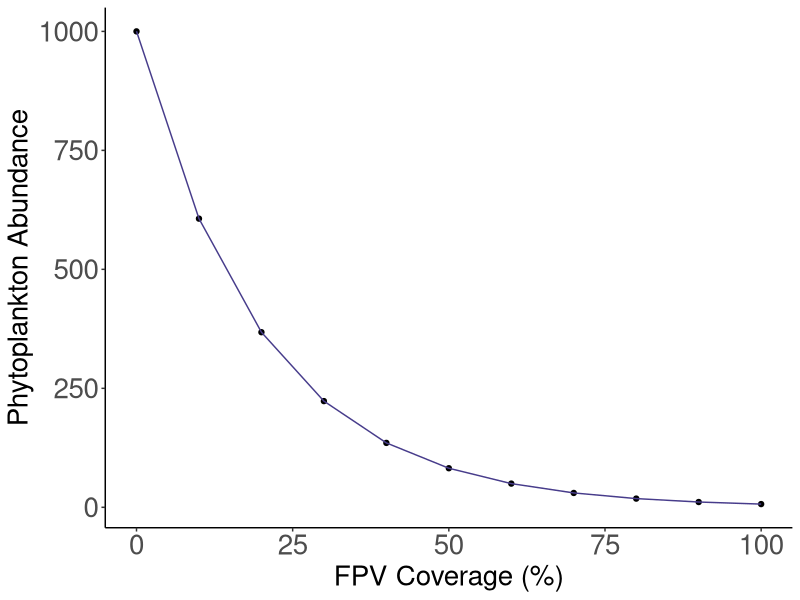
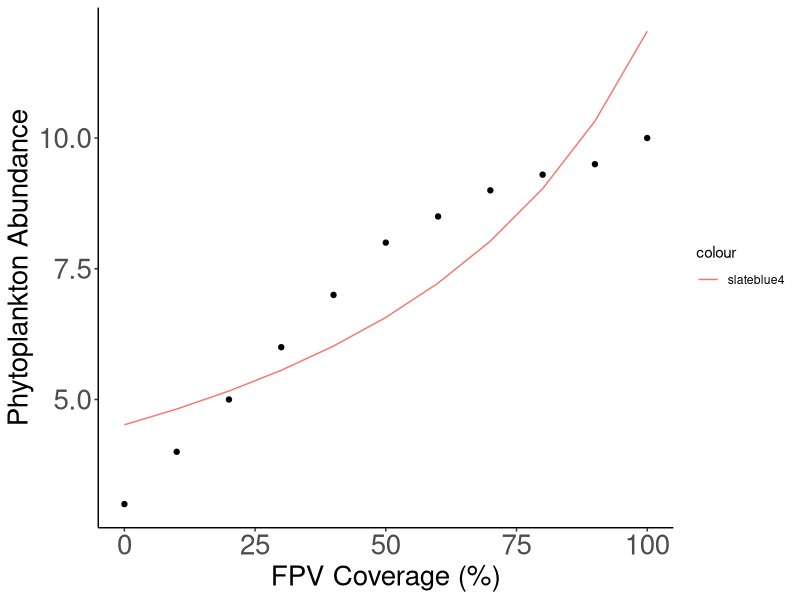
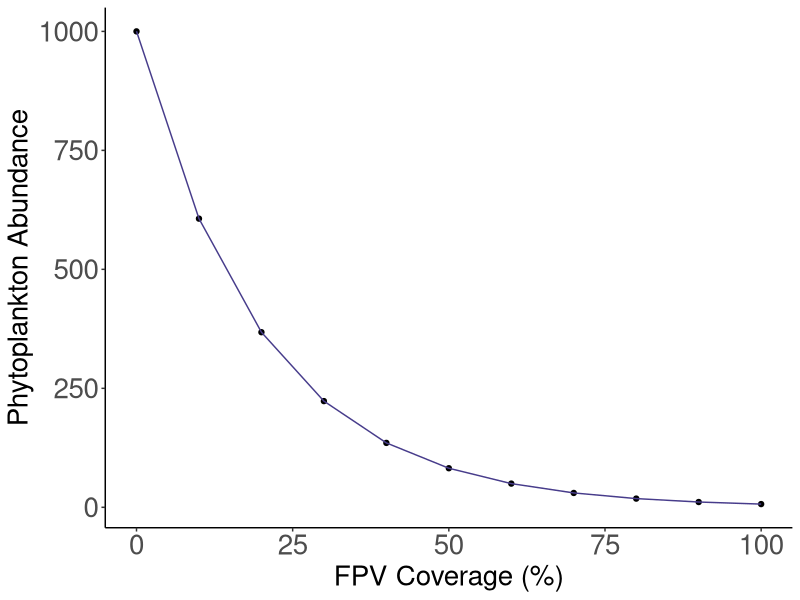

Reproduce these figures in R, in order. (Note: this script raises an error after producing the figures.)
library(tidyverse)

# Example in R:

# Dummy data 
dummydata<-read.csv("dummydata.csv")
View(dummydata)

# Fit GLM with Gamma family and log link
model <- glm( Phytoplankton.Abudance~Coverage , family = Gamma(link = "log"),data=dummydata)

# Summary of the model
summary(model)

dummydata$predicted<-predict(model,type="response")

# Plot model predictions
dummydataplot<-ggplot(dummydata, aes(x=Coverage,y=Phytoplankton.Abudance))+
  geom_point()+geom_line(aes(y=predicted),colour="slateblue4")+
  theme_classic()+
  theme(axis.title = element_text(size=20), 
        axis.text.x=element_text(size=20), 
        axis.text.y=element_text(size=20))+
  labs(
    x = "FPV Coverage (%)",
    y = "Phytoplankton Abundance"
  )
dummydataplot

ggsave("graphs/dummyplot.png", plot=dummydataplot,width = 14, height = 8, units = "in", dpi = 700)

model2 <- glm( DOM.concentration~Coverage , family = Gamma,data=dummydata)
dummydata$predictedDOM1<-predict(model2,type="response")

dummydataplot3<-ggplot(dummydata, aes(x=Coverage,y=DOM.concentration))+
  geom_point()+geom_line(aes(y=predictedDOM1,colour="slateblue4"))+
  theme_classic()+
  theme(axis.title = element_text(size=20), 
        axis.text.x=element_text(size=20), 
        axis.text.y=element_text(size=20))+
  labs(
    x = "FPV Coverage (%)",
    y = "Phytoplankton Abundance"
  )

dummydataplot3



dummydata$expDOM<-exp(dummydata$DOM.concentration)

model1 <- lm(logDOM~Coverage,data=dummydata)
summary(model1)

ggplot(dummydata,aes(x=Coverage,y=expDOM))+geom_point()

dummydataplot1<-ggplot(dummydata, aes(x=Coverage,y=DOM.concentration))+
  geom_point()+geom_smooth(colour="slateblue4",se=F)+
  theme_classic()+
  theme(axis.title = element_text(size=20), 
        axis.text.x=element_text(size=20), 
        axis.text.y=element_text(size=20))+
  labs(
    x = "FPV Coverage (%)",
    y = "DOM concentration (mg/L)"
  )
dummydataplot1

ggsave("graphs/dummyplot1.png", plot=dummydataplot1,width = 14, height = 8, units = "in", dpi = 700)
